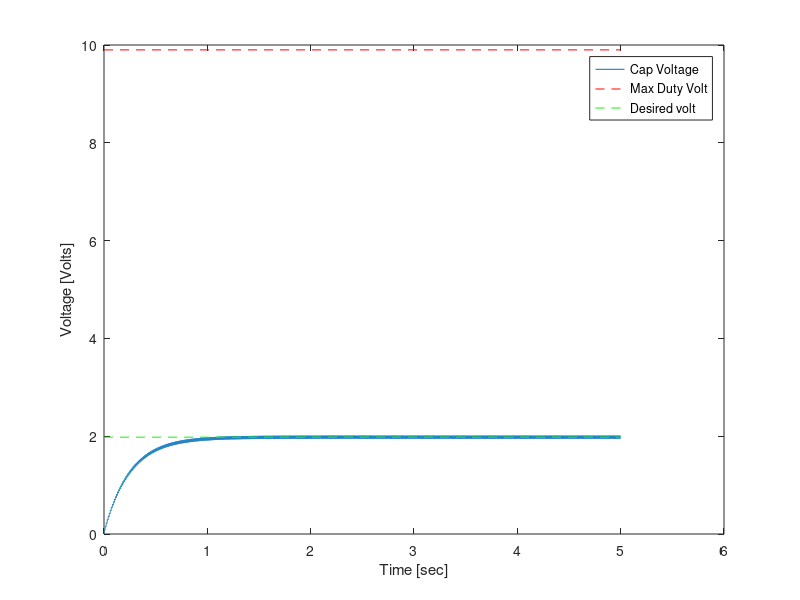

This figure's MATLAB source:
close all
clear all
clc

Vs = 9.9;     % this is the max voltage of the PWM
duty = 0.20;   % this is the duty cycle of the pwm
f_duty = 100;   % this is the frequency of the duty cycle in hz
C = 5*(10^-6);   % this is the capacitance in farads
R = 50000;        % This is the resistance in ohms
t_step = 1/f_duty/100;     % the width of the integration period.  oscillation period/50, in sec

percent = 5;

c_volt = zeros(ceil(1/t_step)*percent,1);      % I will simulate for 1 sec
volt_in = zeros(ceil(1/t_step)*percent,1);     % This is the voltage of the duty cycle

time = zeros(length(c_volt),1);

for i = 1:length(c_volt)
    % first figure out the voltage of the pulse
    if (time(i)/(1/f_duty))-floor(time(i)/(1/f_duty)) > duty
        volt_in(i) = 0;
    else
        volt_in(i) = Vs;
    end
    c_volt(i+1) = c_volt(i) + (volt_in(i)-c_volt(i))/(R*C)*t_step;
    
    
    time(i+1) = time(i) + t_step;
end

%plot(time(1:end-1),volt_in);hold on     %this is to show the PWM
plot(time,c_volt);hold on
line([0,time(end)],[Vs,Vs],'Color','red','LineStyle','--')
line([0,time(end)],[Vs*duty,Vs*duty],'Color','green','LineStyle','--')
legend('Cap Voltage','Max Duty Volt','Desired volt')
xlabel('Time [sec]')
ylabel('Voltage [Volts]')